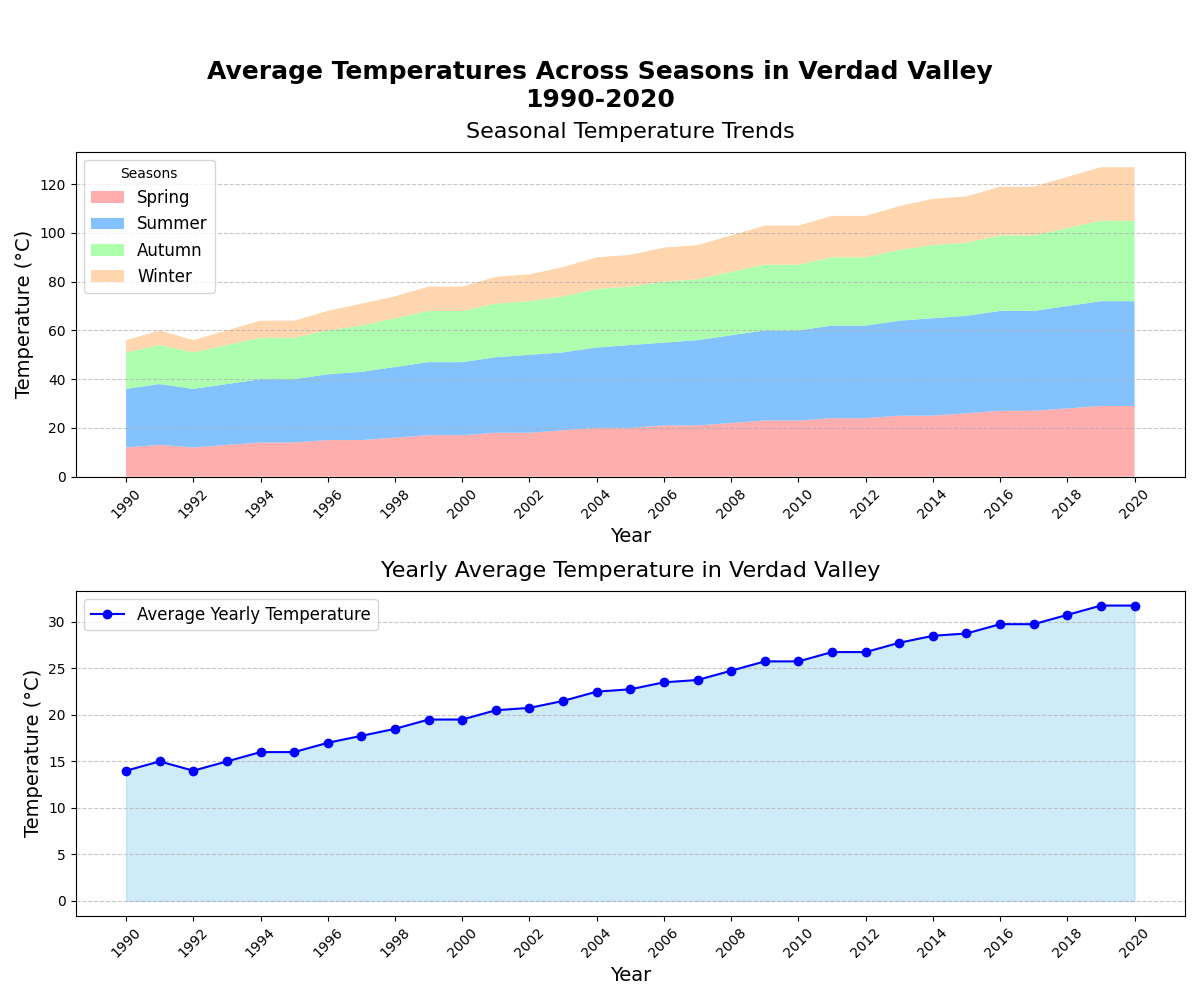

Recreate this plot in Python.
import matplotlib.pyplot as plt
import numpy as np

# Backstory: This chart illustrates the fictional data of average temperatures over the four seasons in a picturesque valley named Verdad Valley. The data spans across three decades from 1990 to 2020 and highlights the fluctuations and changes in climate over the years.

# Years from 1990 to 2020
years = np.arange(1990, 2021)

# Average temperatures (in °C) for each season over the years. Data captures the essence of environmental changes.
spring_temps = [12, 13, 12, 13, 14, 14, 15, 15, 16, 17, 17, 18, 18, 19, 20, 20, 21, 21, 22, 23, 23, 24, 24, 25, 25, 26, 27, 27, 28, 29, 29]
summer_temps = [24, 25, 24, 25, 26, 26, 27, 28, 29, 30, 30, 31, 32, 32, 33, 34, 34, 35, 36, 37, 37, 38, 38, 39, 40, 40, 41, 41, 42, 43, 43]
autumn_temps = [15, 16, 15, 16, 17, 17, 18, 19, 20, 21, 21, 22, 22, 23, 24, 24, 25, 25, 26, 27, 27, 28, 28, 29, 30, 30, 31, 31, 32, 33, 33]
winter_temps = [5, 6, 5, 6, 7, 7, 8, 9, 9, 10, 10, 11, 11, 12, 13, 13, 14, 14, 15, 16, 16, 17, 17, 18, 19, 19, 20, 20, 21, 22, 22]

# Create the figure and define layout grids
fig, axs = plt.subplots(nrows=2, ncols=1, figsize=(12, 10))
fig.suptitle('Average Temperatures Across Seasons in Verdad Valley\n1990-2020', fontsize=18, fontweight='bold', y=0.94)

# Stacked Area Chart
axs[0].stackplot(years, spring_temps, summer_temps, autumn_temps, winter_temps,
                labels=['Spring', 'Summer', 'Autumn', 'Winter'],
                colors=['#ff9999', '#66b3ff', '#99ff99', '#ffcc99'], alpha=0.8)
axs[0].set_title('Seasonal Temperature Trends', fontsize=16, pad=10)
axs[0].set_xlabel('Year', fontsize=14)
axs[0].set_ylabel('Temperature (°C)', fontsize=14)
axs[0].legend(loc='upper left', title='Seasons', fontsize=12)
axs[0].grid(axis='y', linestyle='--', alpha=0.7)
axs[0].set_xticks(years[::2])
axs[0].set_xticklabels(years[::2], rotation=45, fontsize=10)

# Subplot for Yearly Temperature Averages Comparison
average_temps = (np.array(spring_temps) + np.array(summer_temps) + np.array(autumn_temps) + np.array(winter_temps)) / 4
axs[1].plot(years, average_temps, linestyle='-', marker='o', color='b', label='Average Yearly Temperature')
axs[1].fill_between(years, average_temps, color='skyblue', alpha=0.4)
axs[1].set_title('Yearly Average Temperature in Verdad Valley', fontsize=16, pad=10)
axs[1].set_xlabel('Year', fontsize=14)
axs[1].set_ylabel('Temperature (°C)', fontsize=14)
axs[1].legend(loc='upper left', fontsize=12)
axs[1].grid(axis='y', linestyle='--', alpha=0.7)
axs[1].set_xticks(years[::2])
axs[1].set_xticklabels(years[::2], rotation=45, fontsize=10)

# Automatically adjust plot to ensure no element is clipped
plt.tight_layout(rect=[0, 0, 1, 0.96])

# Display the plot
plt.show()
